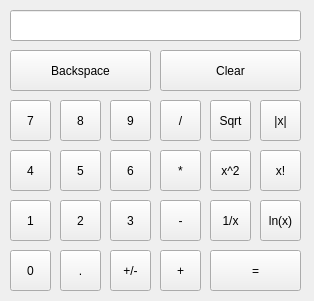
<?xml version="1.0" encoding="UTF-8"?>
<ui version="4.0">
 <class>MainWindow</class>
 <widget class="QWidget" name="MainWindow">
  <property name="geometry">
   <rect>
    <x>0</x>
    <y>0</y>
    <width>314</width>
    <height>301</height>
   </rect>
  </property>
  <property name="sizePolicy">
   <sizepolicy hsizetype="Fixed" vsizetype="Fixed">
    <horstretch>0</horstretch>
    <verstretch>0</verstretch>
   </sizepolicy>
  </property>
  <property name="minimumSize">
   <size>
    <width>314</width>
    <height>301</height>
   </size>
  </property>
  <property name="maximumSize">
   <size>
    <width>314</width>
    <height>301</height>
   </size>
  </property>
  <property name="windowTitle">
   <string>Calculator</string>
  </property>
  <widget class="QToolButton" name="backspaceButton">
   <property name="geometry">
    <rect>
     <x>10</x>
     <y>50</y>
     <width>141</width>
     <height>41</height>
    </rect>
   </property>
   <property name="text">
    <string>Backspace</string>
   </property>
  </widget>
  <widget class="QToolButton" name="clearButton">
   <property name="geometry">
    <rect>
     <x>160</x>
     <y>50</y>
     <width>141</width>
     <height>41</height>
    </rect>
   </property>
   <property name="text">
    <string>Clear</string>
   </property>
  </widget>
  <widget class="QToolButton" name="absButton">
   <property name="geometry">
    <rect>
     <x>260</x>
     <y>100</y>
     <width>41</width>
     <height>41</height>
    </rect>
   </property>
   <property name="text">
    <string>|x|</string>
   </property>
  </widget>
  <widget class="QToolButton" name="factButton">
   <property name="geometry">
    <rect>
     <x>260</x>
     <y>150</y>
     <width>41</width>
     <height>41</height>
    </rect>
   </property>
   <property name="text">
    <string>x!</string>
   </property>
  </widget>
  <widget class="QToolButton" name="lnButton">
   <property name="geometry">
    <rect>
     <x>260</x>
     <y>200</y>
     <width>41</width>
     <height>41</height>
    </rect>
   </property>
   <property name="text">
    <string>ln(x)</string>
   </property>
  </widget>
  <widget class="QToolButton" name="Button7">
   <property name="geometry">
    <rect>
     <x>10</x>
     <y>100</y>
     <width>41</width>
     <height>41</height>
    </rect>
   </property>
   <property name="text">
    <string>7</string>
   </property>
   <property name="autoRaise">
    <bool>false</bool>
   </property>
  </widget>
  <widget class="QToolButton" name="Button8">
   <property name="geometry">
    <rect>
     <x>60</x>
     <y>100</y>
     <width>41</width>
     <height>41</height>
    </rect>
   </property>
   <property name="text">
    <string>8</string>
   </property>
  </widget>
  <widget class="QToolButton" name="Button9">
   <property name="geometry">
    <rect>
     <x>110</x>
     <y>100</y>
     <width>41</width>
     <height>41</height>
    </rect>
   </property>
   <property name="text">
    <string>9</string>
   </property>
  </widget>
  <widget class="QToolButton" name="Button4">
   <property name="geometry">
    <rect>
     <x>10</x>
     <y>150</y>
     <width>41</width>
     <height>41</height>
    </rect>
   </property>
   <property name="text">
    <string>4</string>
   </property>
  </widget>
  <widget class="QToolButton" name="Button5">
   <property name="geometry">
    <rect>
     <x>60</x>
     <y>150</y>
     <width>41</width>
     <height>41</height>
    </rect>
   </property>
   <property name="text">
    <string>5</string>
   </property>
  </widget>
  <widget class="QToolButton" name="Button6">
   <property name="geometry">
    <rect>
     <x>110</x>
     <y>150</y>
     <width>41</width>
     <height>41</height>
    </rect>
   </property>
   <property name="text">
    <string>6</string>
   </property>
  </widget>
  <widget class="QToolButton" name="Button1">
   <property name="geometry">
    <rect>
     <x>10</x>
     <y>200</y>
     <width>41</width>
     <height>41</height>
    </rect>
   </property>
   <property name="text">
    <string>1</string>
   </property>
  </widget>
  <widget class="QToolButton" name="Button2">
   <property name="geometry">
    <rect>
     <x>60</x>
     <y>200</y>
     <width>41</width>
     <height>41</height>
    </rect>
   </property>
   <property name="text">
    <string>2</string>
   </property>
  </widget>
  <widget class="QToolButton" name="Button3">
   <property name="geometry">
    <rect>
     <x>110</x>
     <y>200</y>
     <width>41</width>
     <height>41</height>
    </rect>
   </property>
   <property name="text">
    <string>3</string>
   </property>
  </widget>
  <widget class="QToolButton" name="Button0">
   <property name="geometry">
    <rect>
     <x>10</x>
     <y>250</y>
     <width>41</width>
     <height>41</height>
    </rect>
   </property>
   <property name="text">
    <string>0</string>
   </property>
  </widget>
  <widget class="QToolButton" name="commaButton">
   <property name="geometry">
    <rect>
     <x>60</x>
     <y>250</y>
     <width>41</width>
     <height>41</height>
    </rect>
   </property>
   <property name="text">
    <string>.</string>
   </property>
  </widget>
  <widget class="QToolButton" name="changeSignButton">
   <property name="geometry">
    <rect>
     <x>110</x>
     <y>250</y>
     <width>41</width>
     <height>41</height>
    </rect>
   </property>
   <property name="text">
    <string>+/-</string>
   </property>
  </widget>
  <widget class="QToolButton" name="plusButton">
   <property name="geometry">
    <rect>
     <x>160</x>
     <y>250</y>
     <width>41</width>
     <height>41</height>
    </rect>
   </property>
   <property name="text">
    <string>+</string>
   </property>
  </widget>
  <widget class="QToolButton" name="divButton">
   <property name="geometry">
    <rect>
     <x>160</x>
     <y>100</y>
     <width>41</width>
     <height>41</height>
    </rect>
   </property>
   <property name="text">
    <string>/</string>
   </property>
  </widget>
  <widget class="QToolButton" name="multButton">
   <property name="geometry">
    <rect>
     <x>160</x>
     <y>150</y>
     <width>41</width>
     <height>41</height>
    </rect>
   </property>
   <property name="text">
    <string>*</string>
   </property>
  </widget>
  <widget class="QToolButton" name="subButton">
   <property name="geometry">
    <rect>
     <x>160</x>
     <y>200</y>
     <width>41</width>
     <height>41</height>
    </rect>
   </property>
   <property name="text">
    <string>-</string>
   </property>
  </widget>
  <widget class="QToolButton" name="sqrtButton">
   <property name="geometry">
    <rect>
     <x>210</x>
     <y>100</y>
     <width>41</width>
     <height>41</height>
    </rect>
   </property>
   <property name="text">
    <string>Sqrt</string>
   </property>
  </widget>
  <widget class="QToolButton" name="pov2Button">
   <property name="geometry">
    <rect>
     <x>210</x>
     <y>150</y>
     <width>41</width>
     <height>41</height>
    </rect>
   </property>
   <property name="text">
    <string>x^2</string>
   </property>
  </widget>
  <widget class="QToolButton" name="recButton">
   <property name="geometry">
    <rect>
     <x>210</x>
     <y>200</y>
     <width>41</width>
     <height>41</height>
    </rect>
   </property>
   <property name="text">
    <string>1/x</string>
   </property>
  </widget>
  <widget class="QToolButton" name="equalButton">
   <property name="geometry">
    <rect>
     <x>210</x>
     <y>250</y>
     <width>91</width>
     <height>41</height>
    </rect>
   </property>
   <property name="text">
    <string>=</string>
   </property>
  </widget>
  <widget class="QLineEdit" name="display">
   <property name="geometry">
    <rect>
     <x>10</x>
     <y>10</y>
     <width>291</width>
     <height>31</height>
    </rect>
   </property>
   <property name="font">
    <font>
     <family>MS Gothic</family>
     <pointsize>16</pointsize>
     <weight>75</weight>
     <bold>true</bold>
    </font>
   </property>
   <property name="maxLength">
    <number>10</number>
   </property>
   <property name="alignment">
    <set>Qt::AlignRight|Qt::AlignTrailing|Qt::AlignVCenter</set>
   </property>
   <property name="readOnly">
    <bool>true</bool>
   </property>
  </widget>
 </widget>
 <resources/>
 <connections/>
</ui>
